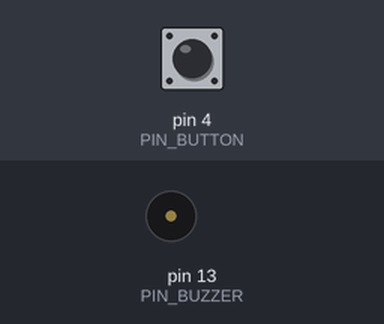
Bench run of a sketch on a simulated Arduino Uno, built with avr-gcc and run on an emulated ATmega328P. On the bench: buzzer (waves = sounding, pin HIGH). Inputs (shaded band) come from the test bench; at power-on: pin 4 (PIN_BUTTON) HIGH.

Above: at 1.2 s.
1.3 s: pin 4 (PIN_BUTTON) pulled LOW for 0.15 s
At 1.37 s:
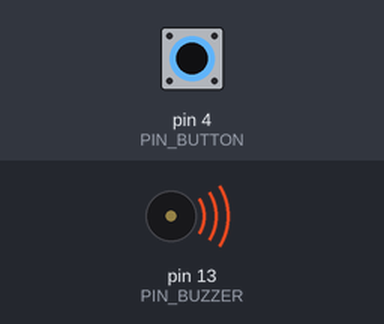
2.9 s: pin 4 (PIN_BUTTON) pulled LOW for 3.2 s
At 7.5 s:
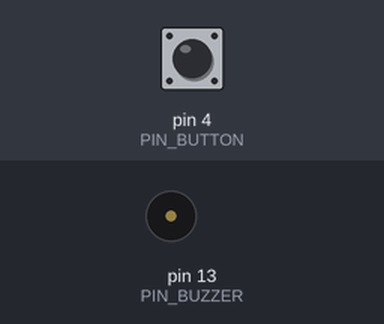
Timing chart, 0 to 9.0 s (numbered marks = the images above; inputs shaded):
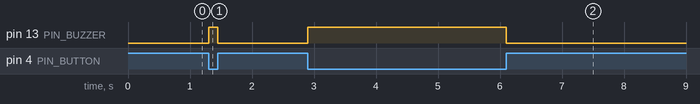

Measured:
- after the input at 1.3 s, pin 13 (PIN_BUZZER): LOW → HIGH at once, → LOW 0.15 s later
- after the input at 2.9 s, pin 13 (PIN_BUZZER): LOW → HIGH at once, → LOW 3.2 s later

The sketch:

007_Buzzer_doorbell.ino
```cpp
/**********************************************************************
* Filename    : 007_Buzzer_doorbell
* Description : Using a button to make an active buzzer to ring.
* Auther      : Alternatives Solutions
* Modification: 2026/02/12
**********************************************************************/

#define PIN_BUZZER    13
#define PIN_BUTTON    4

// the setup function runs once when you press reset or power the board
void setup() {
  pinMode(PIN_BUZZER, OUTPUT);
  pinMode(PIN_BUTTON, INPUT);
}

// the loop function runs over and over again forever
void loop() {
  if (LOW == digitalRead(PIN_BUTTON)) {
    digitalWrite(PIN_BUZZER, HIGH);
  } else {
    digitalWrite(PIN_BUZZER, LOW);
  }

}
```
